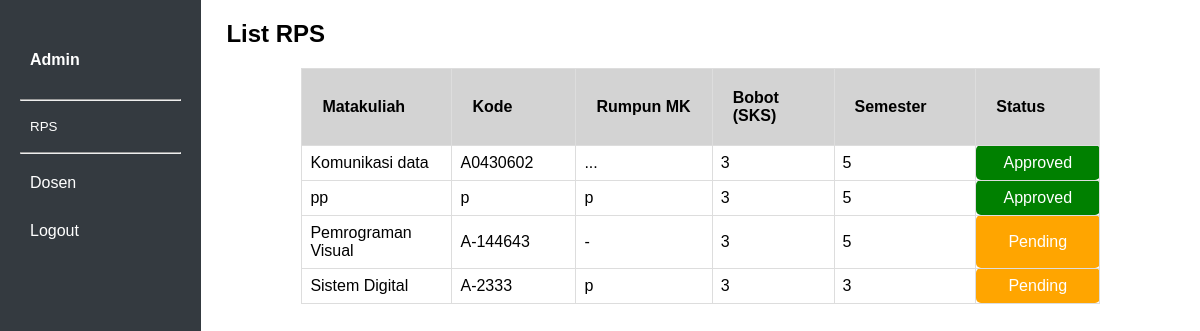
Page /inc/list-rps.php (signed in) on the committed database.
### tables this page shows
CREATE TABLE `tb_rps_1` (
  `id` int(11) NOT NULL,
  `Matakuliah` varchar(255) NOT NULL,
  `Dosen` text NOT NULL,
  `Kode` varchar(10) NOT NULL,
  `Rumpun_MK` varchar(255) NOT NULL,
  `Bobot_(SKS)` int(20) NOT NULL,
  `Semester` int(20) NOT NULL,
  `Tanggal_penyusunan` date NOT NULL,
  `OTORISASI` varchar(255) NOT NULL,
  `Capaian_Pembelajaran` varchar(255) NOT NULL,
  `Deskrisi_Singkat_MK` varchar(255) NOT NULL,
  `Pustaka` varchar(255) NOT NULL,
  `Media_Pembelajaran` varchar(255) NOT NULL,
  `Team_Teaching` varchar(255) NOT NULL,
  `Matakuliah_Syarat` varchar(255) NOT NULL,
  `Pengembangan_RPS` text NOT NULL,
  `Koordinator_MK` text NOT NULL,
  `Ketua_Prodi` text NOT NULL,
  `CPLP` text NOT NULL,
  `CPMK` text NOT NULL,
  `Sofwer` text NOT NULL,
  `hardwer` text NOT NULL,
  `status` enum('Pending','Approved','Rejected') DEFAULT 'Pending',
  `alasan_penolakan` text DEFAULT NULL,
  `1Mg_Ke` text DEFAULT NULL,
  `1Sub_CPMK` text DEFAULT NULL,
  `1Materi_Pembelajaran` text DEFAULT NULL,
  `1Metode` text DEFAULT NULL,
  `1Indikator` text DEFAULT NULL,
  `1Bentuk` text DEFAULT NULL,
  `1Bobot` text DEFAULT NULL,
  `2Mg_Ke` text DEFAULT NULL,
  `2Sub_CPMK` text DEFAULT NULL,
  `2Materi_Pembelajaran` text DEFAULT NULL,
  `2Metode` text DEFAULT NULL,
  `2Indikator` text DEFAULT NULL,
  `2Bentuk` text DEFAULT NULL,
  `2Bobot` text DEFAULT NULL,
  `3Mg_Ke` text DEFAULT NULL,
  `3Sub_CPMK` text DEFAULT NULL,
  `3Materi_Pembelajaran` text DEFAULT NULL,
  `3Metode` text DEFAULT NULL,
  `3Indikator` text DEFAULT NULL,
  `3Bentuk` text DEFAULT NULL,
  `3Bobot` text DEFAULT NULL,
  `4Mg_Ke` text DEFAULT NULL,
  `4Sub_CPMK` text DEFAULT NULL,
  `4Materi_Pembelajaran` text DEFAULT NULL,
  `4Metode` text DEFAULT NULL,
  `4Indikator` text DEFAULT NULL,
  `4Bentuk` text DEFAULT NULL,
  `4Bobot` text DEFAULT NULL,
  `5Mg_Ke` text DEFAULT NULL,
  `5Sub_CPMK` text DEFAULT NULL,
  `5Materi_Pembelajaran` text DEFAULT NULL,
  `5Metode` text DEFAULT NULL,
  `5Indikator` text DEFAULT NULL,
  `5Bentuk` text DEFAULT NULL,
  `5Bobot` text DEFAULT NULL,
  `6Mg_Ke` text DEFAULT NULL,
  `6Sub_CPMK` text DEFAULT NULL,
  `6Materi_Pembelajaran` text DEFAULT NULL,
  `6Metode` text DEFAULT NULL,
  `6Indikator` text DEFAULT NULL,
  `6Bentuk` text DEFAULT NULL,
  `6Bobot` text DEFAULT NULL,
  `7Mg_Ke` text DEFAULT NULL,
  `7Sub_CPMK` text DEFAULT NULL,
  `7Materi_Pembelajaran` text DEFAULT NULL,
  `7Metode` text DEFAULT NULL,
  `7Indikator` text DEFAULT NULL,
  `7Bentuk` text DEFAULT NULL,
  `7Bobot` text DEFAULT NULL,
  `8Mg_Ke` text DEFAULT NULL,
  `8Sub_CPMK` text DEFAULT NULL,
  `8Materi_Pembelajaran` text DEFAULT NULL,
  `8Metode` text DEFAULT NULL,
  `8Indikator` text DEFAULT NULL,
  `8Bentuk` text DEFAULT NULL,
  `8Bobot` text DEFAULT NULL,
  `9Mg_Ke` text DEFAULT NULL,
  `9Sub_CPMK` text DEFAULT NULL,
  `9Materi_Pembelajaran` text DEFAULT NULL,
  `9Metode` text DEFAULT NULL,
  `9Indikator` text DEFAULT NULL,
  `9Bentuk` text DEFAULT NULL,
  `9Bobot` text DEFAULT NULL,
  `10Mg_Ke` text DEFAULT NULL,
  `10Sub_CPMK` text DEFAULT NULL,
  `10Materi_Pembelajaran` text DEFAULT NULL,
  `10Metode` text DEFAULT NULL,
  `10Indikator` text DEFAULT NULL,
  `10Bentuk` text DEFAULT NULL,
  `10Bobot` text DEFAULT NULL,
  `11Mg_Ke` text DEFAULT NULL,
  `11Sub_CPMK` text DEFAULT NULL,
  `11Materi_Pembelajaran` text DEFAULT NULL,
  `11Metode` text DEFAULT NULL,
  `11Indikator` text DEFAULT NULL,
  `11Bentuk` text DEFAULT NULL,
  `11Bobot` text DEFAULT NULL,
  `12Mg_Ke` text DEFAULT NULL,
  `12Sub_CPMK` text DEFAULT NULL,
  `12Materi_Pembelajaran` text DEFAULT NULL,
  `12Metode` text DEFAULT NULL,
  `12Indikator` text DEFAULT NULL,
  `12Bentuk` text DEFAULT NULL,
  `12Bobot` text DEFAULT NULL,
  `13Mg_Ke` text DEFAULT NULL,
  `13Sub_CPMK` text DEFAULT NULL,
  `13Materi_Pembelajaran` text DEFAULT NULL,
  `13Metode` text DEFAULT NULL,
  `13Indikator` text DEFAULT NULL,
  `13Bentuk` text DEFAULT NULL,
  `13Bobot` text DEFAULT NULL,
  `14Mg_Ke` text DEFAULT NULL,
  `14Sub_CPMK` text DEFAULT NULL,
  `14Materi_Pembelajaran` text DEFAULT NULL,
  `14Metode` text DEFAULT NULL,
  `14Indikator` text DEFAULT NULL,
  `14Bentuk` text DEFAULT NULL,
  `14Bobot` text DEFAULT NULL,
  `15Mg_Ke` text DEFAULT NULL,
  `15Sub_CPMK` text DEFAULT NULL,
  `15Materi_Pembelajaran` text DEFAULT NULL,
  `15Metode` text DEFAULT NULL,
  `15Indikator` text DEFAULT NULL,
  `15Bentuk` text DEFAULT NULL,
  `15Bobot` text DEFAULT NULL,
  `16Mg_Ke` text DEFAULT NULL,
  `16Sub_CPMK` text DEFAULT NULL,
  `16Materi_Pembelajaran` text DEFAULT NULL,
  `16Metode` text DEFAULT NULL,
  `16Indikator` text DEFAULT NULL,
  `16Bentuk` text DEFAULT NULL,
  `16Bobot` text DEFAULT NULL,
  `Capaian` text NOT NULL,
  `Obyek` text NOT NULL,
  `Aktivitas` text NOT NULL,
  `Metodologi` text NOT NULL,
  `Kriteria_tugas` text NOT NULL,
  `Kriteria` text NOT NULL,
  `Jadwal` text NOT NULL
);

### inc/list-rps.php (the view, shortened to what this page needs)
<?php
$host = 'localhost';
$username = 'root';
$password = '';
$database = 'k12';
$koneksi = new mysqli($host, $username, $password, $database);
$sql = "SELECT Matakuliah, Kode, Rumpun_MK, `Bobot_(SKS)`, Semester, status, id
        FROM tb_rps_1";
$result = $koneksi->query($sql);
?>
<!DOCTYPE html>
<html lang="en">
<head>
</head>
<body>
<div class="sidebar">
    <h4><a href="admin.php">Admin</a></h4>
    <hr>
    <div class="dropdown">
      <button class="dropdown-btn">RPS</button>
    </div>
    <hr>
    <a href="dosen.php">Dosen</a>
    <a href="Login.php" class="logout-btn">Logout</a>
  </div>
  <div class="tabel">
    <h2>List RPS</h2>
    <table class="table table-striped">
      <thead>
        <tr>
          <th>Matakuliah</th>
          <th>Kode</th>
          <th>Rumpun MK</th>
          <th>Bobot (SKS)</th>
          <th>Semester</th>
          <th>Status</th>
        </tr>
      </thead>
      <tbody>
        <?php while ($row = $result->fetch_assoc()) { ?>
          <tr>
            <td><?php echo $row['Matakuliah']; ?></td>
            <td><?php echo $row['Kode']; ?></td>
            <td><?php echo $row['Rumpun_MK']; ?></td>
            <td><?php echo $row['Bobot_(SKS)']; ?></td>
            <td><?php echo $row['Semester']; ?></td>
            <td class="status <?php echo strtolower($row['status']); ?>" ><?php echo $row['status']?></td>
          </tr>
        <?php } ?>
      </tbody>
    </table>
  </div>
</body>
</html>

### inc/list-rps.php (style rules this page uses)
body { margin: 0; font-family: Arial, sans-serif; display: flex; height: 100vh; }
.sidebar { width: 250px; background-color: #343a40; color: white; padding: 20px; }
.sidebar h4 { margin-bottom: 20px; }
.sidebar a { color: white; text-decoration: none; display: block; margin: 10px 0; padding: 10px; border-radius: 5px; }
.dropdown { position: relative; }
.dropdown-btn { background: none; border: none; color: white; text-align: left; padding: 10px; width: 100%; cursor: pointer; border-radius: 5px; }
.approved { background-color: green; color: white; padding: 10px; text-align: center; border-radius: 5px; }
table { width: 80%; border-collapse: collapse; margin-left: 100px; max-height: 500px; display: block; overflow-y: auto; margin-top: 20px; }
th, td { border: 1px solid #ddd; padding: 8px; text-align: left; }
th { background-color: #f4f4f4; position: sticky; top: 0; z-index: 1; width: 200px; padding: 20px; background-color: lightgray; }
h2 { margin-left: 25px; }
.status.approved { background-color: green; color: white; text-align: center; border-radius: 5px; padding: 5px; }
.status.pending { background-color: orange; color: white; text-align: center; border-radius: 5px; padding: 5px; }

### rows in the picture
tb_rps_1: Matakuliah "Komunikasi data", Kode "A0430602", Rumpun_MK "...", value "3", Semester "5", status "Approved"
tb_rps_1: Matakuliah "pp", Kode "p", Rumpun_MK "p", value "3", Semester "5", status "Approved"
tb_rps_1: Matakuliah "Pemrograman Visual", Kode "A-144643", Rumpun_MK "-", value "3", Semester "5", status "Pending"
tb_rps_1: Matakuliah "Sistem Digital", Kode "A-2333", Rumpun_MK "p", value "3", Semester "3", status "Pending"
